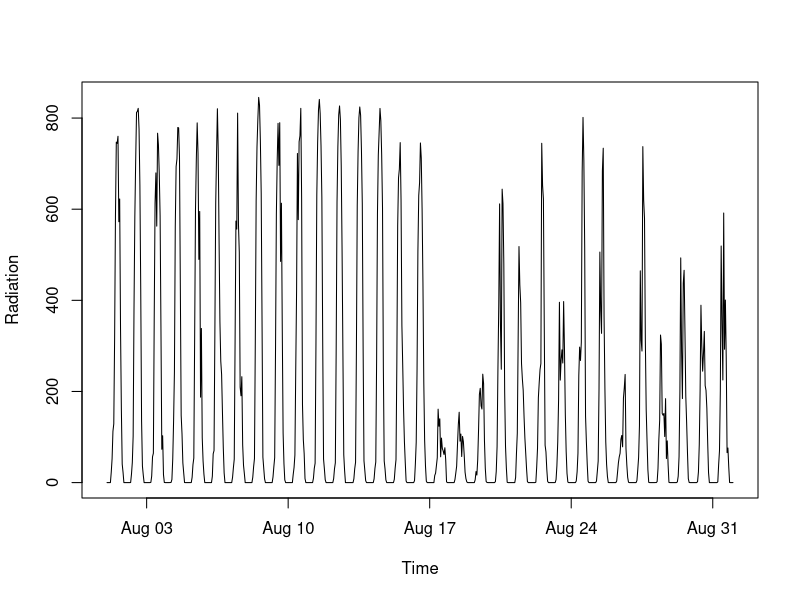
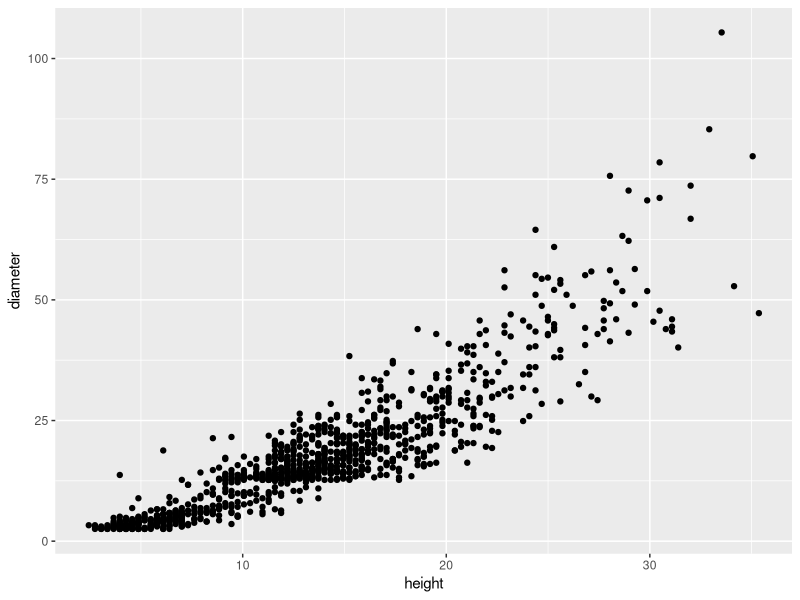
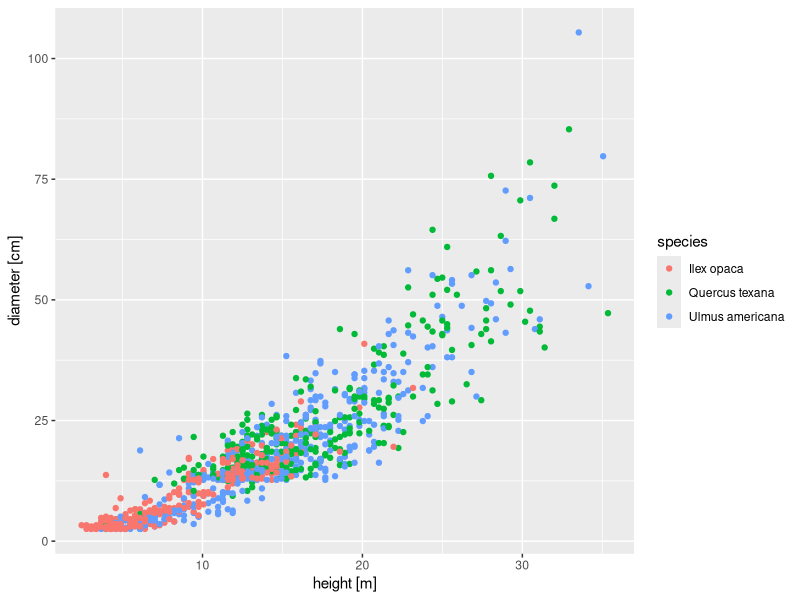
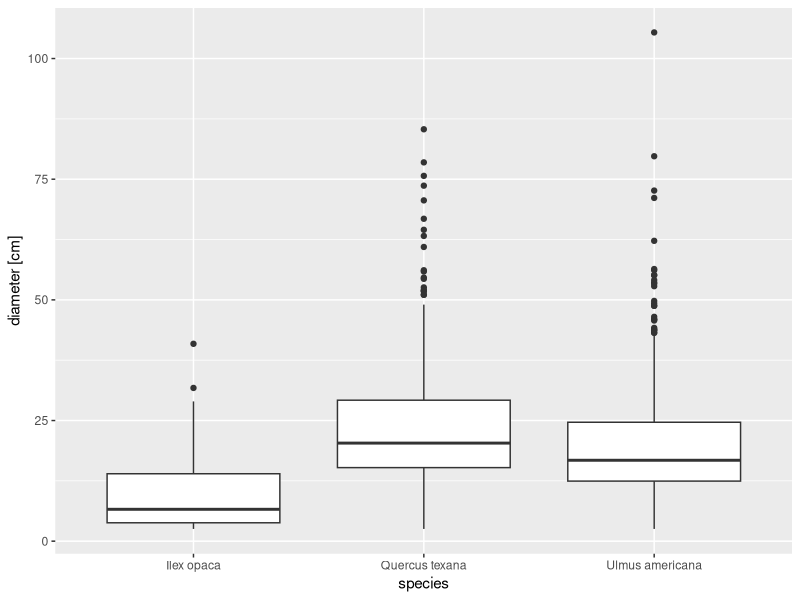
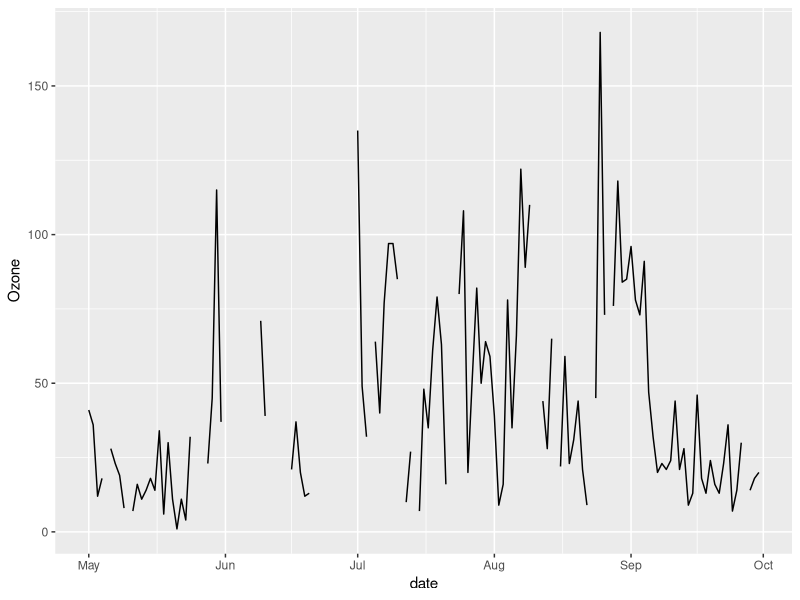
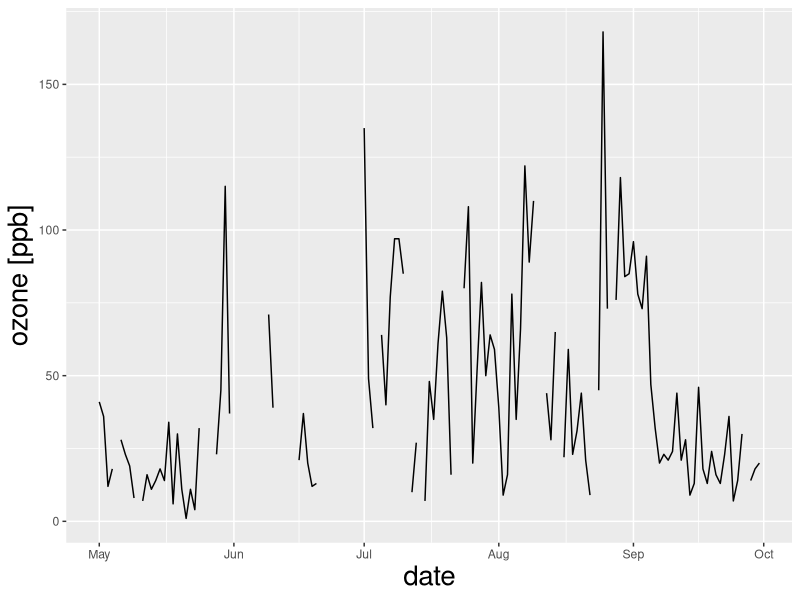
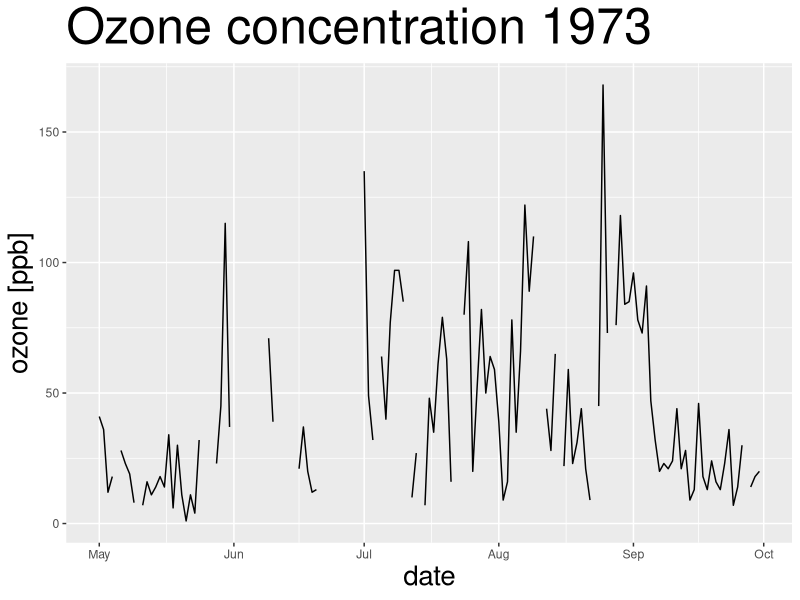
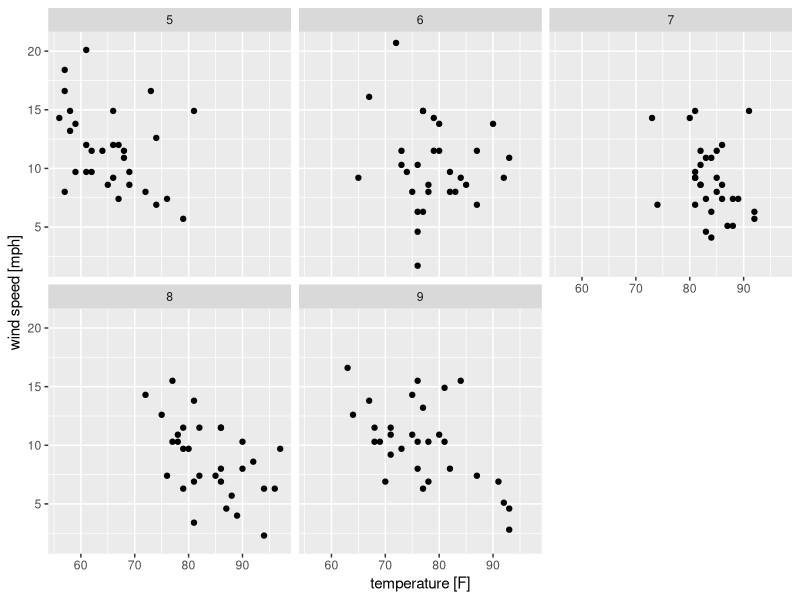

Write the R code that produced these figures, in order.
## ---------------------------------------------------
## Preparatory R Course - Topic 6
## Packages
## Exercises
## ---------------------------------------------------
##


# 1. Lubridate --------------------------------------------------------

# 1.1 Install and load lubridate (if not already done).
install.packages("lubridate")
library(lubridate)

# 1.2 Load the file weather_goettingen.csv.
weather <- read.csv("data/weather_goettingen.csv")

# 1.3 Convert the Time column into the date format using lubridate.
weather$Time <- dmy_hm(weather$Time)

# 1.4 Plot radiation over time.
plot(weather$Radiation ~ weather$Time,
     type = "l",
     xlab = "Time",
     ylab = "Radiation")


# 2. ggplot2 --------------------------------------------------------------

# 2.1 Install and load ggplot 2 (if not already done).
install.packages(ggplot2)
library(ggplot2)

# 2.2 Read in the trees louisiana dataset with the adjusted units you created yesterday.
# Alternatively, read in "trees_louisiana_units.csv" from the data folder.

trees <- read.csv("data/trees_louisiana_units.csv")

# 2.3 Use ggplot2 to create a scatterplot of diameter against tree height.
ggplot(trees, aes(x = height, y = diameter)) +
  geom_point()

# 2.4 Use ggplot2 to create a scatterplot of diameter against tree height with points colored
# by species. Add axes labels and an appropiate legend.
ggplot(trees, aes(x = height, y = diameter, col = species)) +
  geom_point() +
  labs(x = "height [m]", y = "diameter [cm]")

# 2.5 Use ggplot2 to create a box plot of diameter by species with appropiate axes labels.
ggplot(trees, aes(x = species, y = diameter)) +
  geom_boxplot() +
  labs(y = "diameter [cm]")

# 2.6 Reflect: do you prefer base R or ggplot2 for plotting? What are benefits/downsides
# of each? (no right or wrong answer!)


# 3. Advanced -------------------------------------------------------------

data("airquality")
?airquality

# 3.1 Add a date column to the airquality dataset (hint: use lubridate::make_datetime).
airquality$date <- make_datetime(year = 1973, month = airquality$Month, day = airquality$Day)

# 3.2 Create a line plot of Ozone concentration over time.
ggplot(airquality, aes(x = date, y = Ozone)) +
  geom_line()

# 3.3 Adjust axes labels and change the font size of axes labels to 20 pt.
ggplot(airquality, aes(x = date, y = Ozone)) +
  geom_line() +
  labs(y = "ozone [ppb]") +
  theme(axis.title = element_text(size = 20))

# 3.4 Add an appropiate title and change the font size to 30 pt.
ggplot(airquality, aes(x = date, y = Ozone)) +
  geom_line() +
  labs(y = "ozone [ppb]", title = "Ozone concentration 1973") +
  theme(axis.title = element_text(size = 20),
        title = element_text(size = 30))

# 3.5 Create a scatter plot of temperature against wind. Create
# a seperate plot for each month.
ggplot(airquality, aes(x = Temp, y = Wind)) +
  geom_point() +
  labs(x = "temperature [F]", y = "wind speed [mph]") +
  facet_wrap(~ Month)
